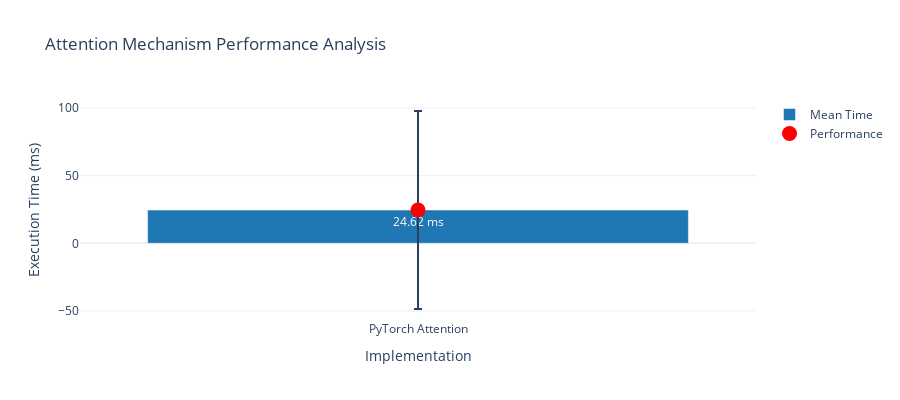

Notebook code for this chart:
### Code cell
# Attention Mechanism Performance Comparison
def create_attention_comparison():
    """Compare attention mechanism performance"""
    
    # Extract attention data
    attention_data = kernel_data['attention']
    torch_time = attention_data['torch']['mean_time_ms']
    torch_std = attention_data['torch']['std_time_ms']
    
    # Create comparison chart
    fig = go.Figure()
    
    fig.add_trace(go.Bar(
        x=['PyTorch Attention'],
        y=[torch_time],
        error_y=dict(type='data', array=[torch_std]),
        name='Mean Time',
        marker_color='#1f77b4',
        text=[f"{torch_time:.2f} ms"],
        textposition='auto'
    ))
    
    # Add performance metrics
    fig.add_trace(go.Scatter(
        x=['PyTorch Attention'],
        y=[torch_time],
        mode='markers',
        name='Performance',
        marker=dict(size=15, color='red'),
        text=[f"Std: {torch_std:.2f} ms"],
        textposition='top center'
    ))
    
    fig.update_layout(
        title="Attention Mechanism Performance Analysis",
        xaxis_title="Implementation",
        yaxis_title="Execution Time (ms)",
        height=400,
        font=dict(size=12)
    )
    
    return fig

# Create and display
attention_fig = create_attention_comparison()
attention_fig.show()

# Display attention analysis
print("\n📊 Attention Mechanism Analysis:")
attention_data = kernel_data['attention']['torch']
print(f"Mean Time: {attention_data['mean_time_ms']:.2f} ms")
print(f"Std Time: {attention_data['std_time_ms']:.2f} ms")
print(f"Min Time: {attention_data['min_time_ms']:.2f} ms")
print(f"Max Time: {attention_data['max_time_ms']:.2f} ms")

### Figure 1 — Plotly figure (JSON) as saved in the notebook; plotly's stock layout.template omitted (floating-point values rounded to 4 significant figures)
{"data": [{"error_y": {"array": [73.16], "type": "data"}, "marker": {"color": "#1f77b4"}, "name": "Mean Time", "text": ["24.62 ms"], "textposition": "auto", "type": "bar", "x": ["PyTorch Attention"], "y": [24.62]}, {"marker": {"color": "red", "size": 15}, "mode": "markers", "name": "Performance", "text": ["Std: 73.16 ms"], "textposition": "top center", "type": "scatter", "x": ["PyTorch Attention"], "y": [24.62]}], "layout": {"font": {"size": 12}, "height": 400, "title": {"text": "Attention Mechanism Performance Analysis"}, "xaxis": {"title": {"text": "Implementation"}}, "yaxis": {"title": {"text": "Execution Time (ms)"}}}}
